Frame 1 (no input): blank canvas, image omitted
Frame 60 (no input): blank canvas, image omitted
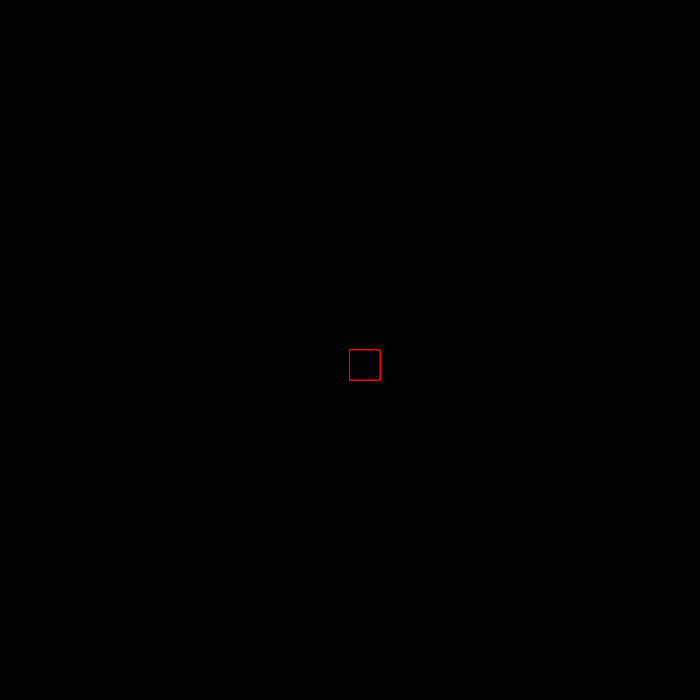
Frame 120 (the mouse pressed at the canvas centre since frame 60)

The p5.js sketch whose frames 1 and 60 were blank and that drew this single picture after the mouse press (run headless with seeded random() and noise() and a simulated clock; from frame 60 on, the mouse is pressed at the canvas centre):

// p5.js sketch
// ── sketch.js
function setup() {
    createCanvas(700, 700);
    background("black");
  }
  
  function draw() {
    stroke("red");
    fill("black")
    
    if(mouseIsPressed)
    rect(mouseX, mouseY, 30, 30);
  }
